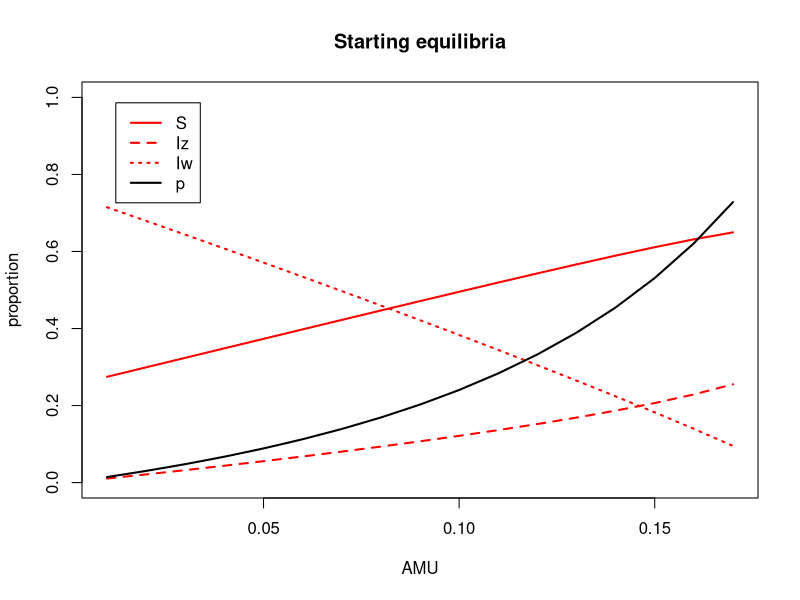
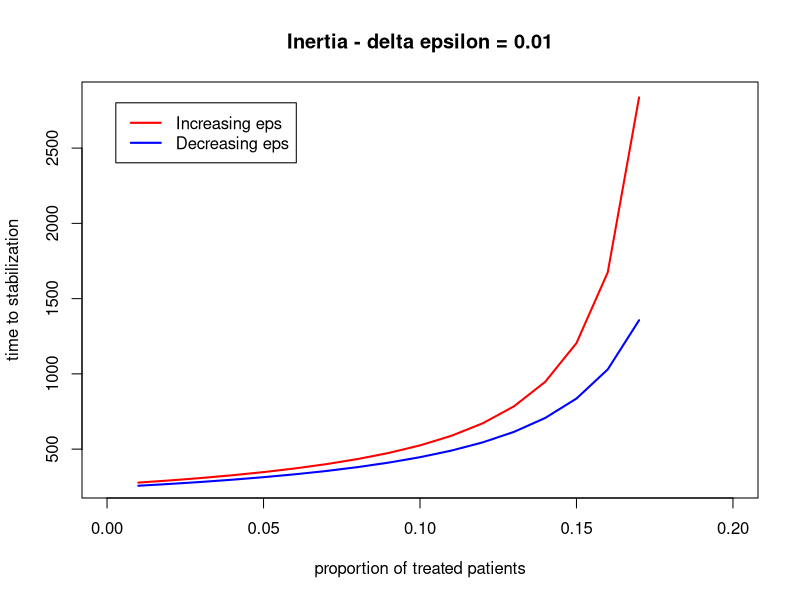
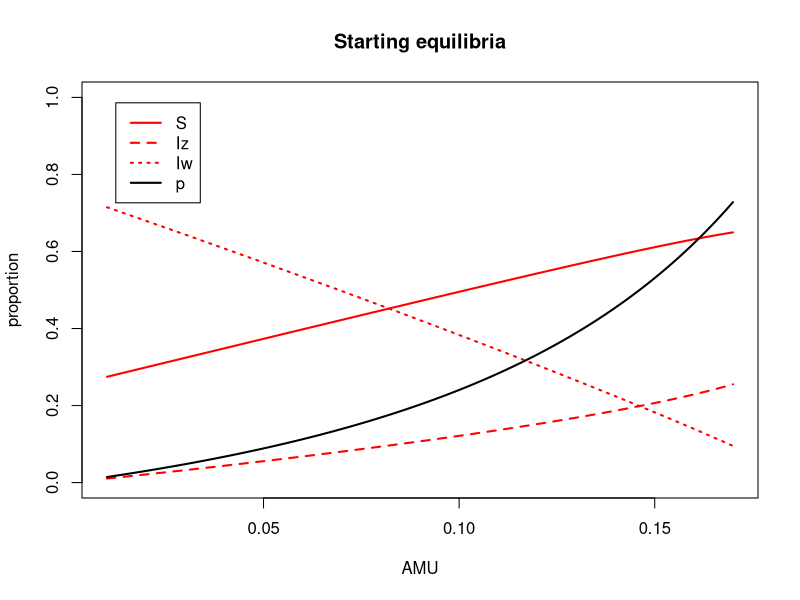
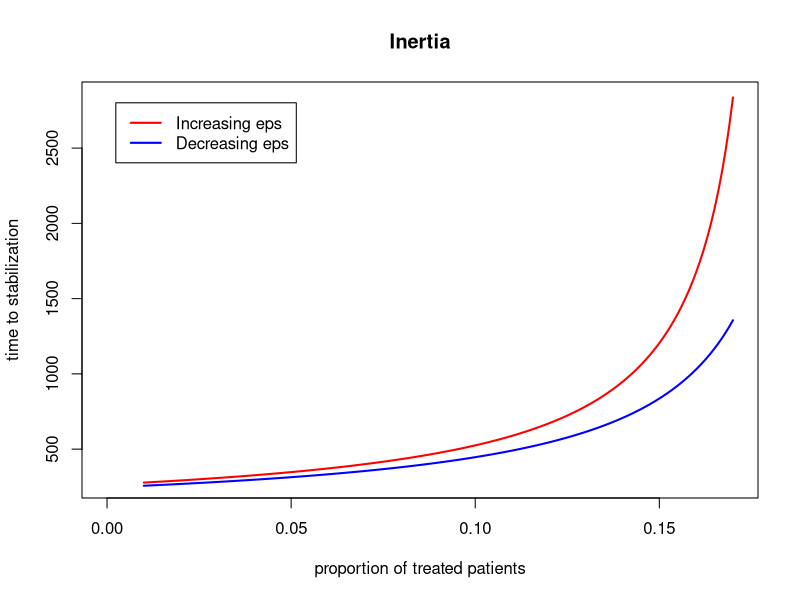
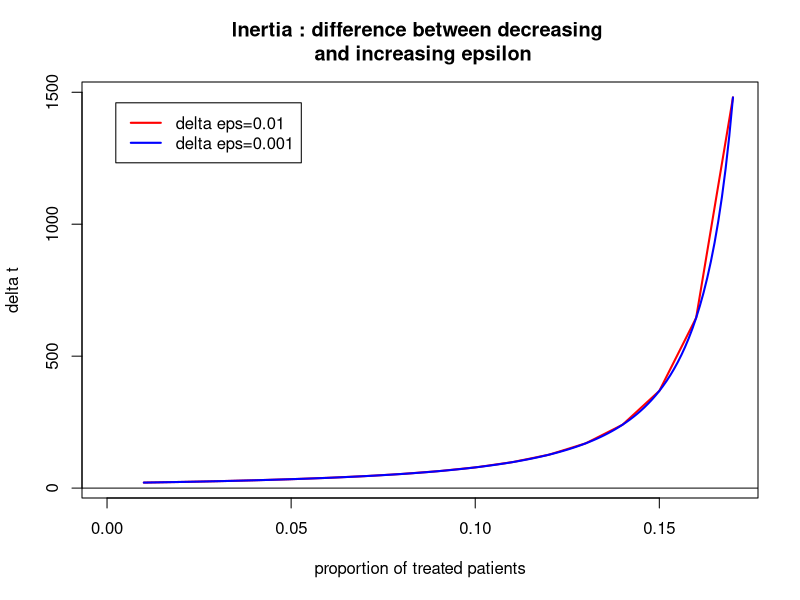
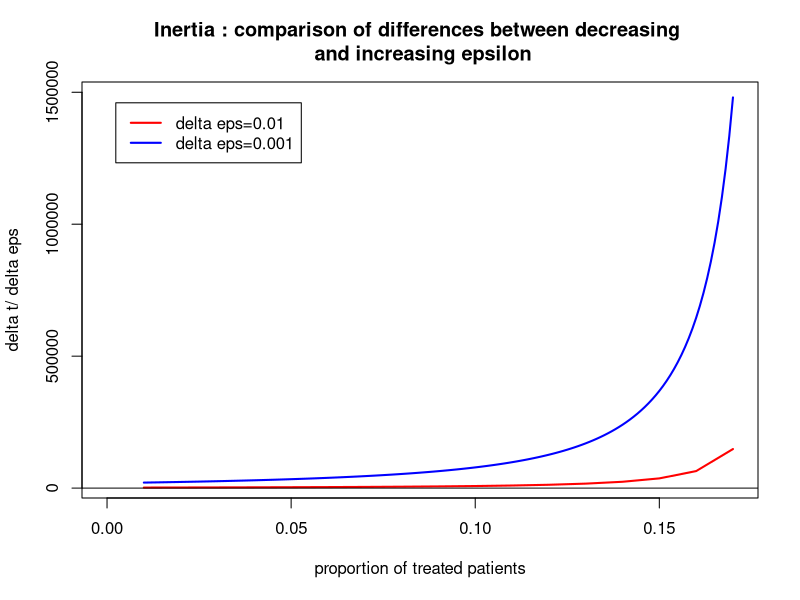

Source code (R) for these figures, in order:
## ---- chunk 1
library(deSolve)


options("scipen" = 10)

# initial state:
N <- 1
prop <- 0.01 #initial value of Iw and Iz

# time:
a <- 200000 #time span
m <- 1 #time step



# parameters
pbeta_w <- 0.04 #transmission parameter of Iw
pbeta_z <- 0.015 #transmission parameter of Iz

pgammaa <- 0.01 #innate recovery rate
pgamma_tilt <- 0.1 #recovery rate of Iw when treated by antibiotics


prho <- 0.05 #probability of clinical failure

#epsilon change over time

peps <- 0 #initial value of the ratio of treated patients
delta_eps <- 0.01
pepsi_start <- seq(0.01,0.17,by=delta_eps) #initial values of epsilon


pepsi_1 <- pepsi_start
delta_eps1 <- delta_eps

conv_crit <- 0.000001

## ---- chunk 2
parameters <- c(beta_w=pbeta_w, beta_z=pbeta_z, gamma=pgammaa, gamma_prim=pgamma_tilt, eps=peps, rho=prho)

state <- c(S=1-2*prop, Iw=prop, Iz=prop)

times=seq(0, a, by=m)

SIS=function(times, state, parameters){
  with(as.list(c(state,parameters)),
       { 
         dS = - beta_w*Iw*S - beta_z*Iz*S + gamma*(1-eps)*Iw + gamma_prim*eps*Iw + gamma*Iz
        dIw = beta_w*Iw*S + (1-eps)*beta_w*Iw*Iz - eps*beta_z*Iz*Iw - rho*eps*Iw - gamma*(1-eps)*Iw - gamma_prim*eps*Iw
        dIz = beta_z*Iz*S + eps*beta_z*Iz*Iw + rho*eps*Iw - (1-eps)*beta_w*Iw*Iz - gamma*Iz
        
        
        list(c(dS, dIw, dIz))
       })
}


parameters <- c(beta_w=pbeta_w, beta_z=pbeta_z, gamma=pgammaa, gamma_prim=pgamma_tilt, eps=peps, rho=prho)

state <- c(S=1-2*prop, Iw=prop, Iz=prop)

times <- seq(0, a, by=m)


root_main=function(times, state, parameters){
  dstate <- unlist(SIS(times, state, parameters))
  sum(abs(dstate)) - conv_crit
  }

exploit_param_eps=function(x) {
  parameters[5] <- x
  out <- lsodar(func=SIS, y=state, parms=parameters, times=times, rootfunc=root_main)
  return(tail(out, n=1))
  }

steady_eps <- do.call(rbind, lapply(pepsi_start, exploit_param_eps))
steady_eps <- unlist(steady_eps)

steady_time_eps <- steady_eps[,1]
steady_S_eps <- steady_eps[,2]
steady_Iw_eps <- steady_eps[,3]
steady_Iz_eps <- steady_eps[,4]
steady_p_eps <- steady_eps[,4]/(steady_eps[,4]+steady_eps[,3])

table_ss <- cbind(steady_S_eps, steady_Iw_eps, steady_Iz_eps, seq(0.01, 0.17, by=delta_eps))
## ---- chunk 3
plot(pepsi_start, steady_Iz_eps, main="Starting equilibria", xlab="AMU", ylab="proportion", ylim=c(0,1), lty=2, lwd=2, type="l", col='red')
lines(pepsi_start, steady_Iw_eps, lty=3, lwd=2, type='l', col='red')
lines(pepsi_start, steady_S_eps, lty=1, lwd=2, type='l', col='red')
lines(pepsi_start, steady_p_eps, lty=1, lwd=2, type='l', col='black')


legend("topleft" , inset=.05, c("S", "Iz", "Iw", "p"), lty=c(1,2,3,1), lwd=c(2,2,2,2), col=c(rep('red',3), 'black'))
## ---- chunk 4

out_up <- rep(0,4)

for (i in 1:nrow(table_ss)) {
  parameters <- c(beta_w=pbeta_w, beta_z=pbeta_z, gamma=pgammaa, gamma_prim=pgamma_tilt, eps=peps, rho=prho)
  state <- c(S=1-2*prop, Iw=prop, Iz=prop)
  parameters[5] <- table_ss[i,4] + 0.01
  state[1] <- table_ss[i,1]
  state[2] <- table_ss[i,2]
  state[3] <- table_ss[i,3]
  out <- lsodar(func=SIS, y=state, parms=parameters, times=times, rootfunc=root_main)
  out_up <- rbind(out_up, tail(out,1))
}

out_down <- rep(0,4)

for (i in 1:nrow(table_ss)) {
  parameters <- c(beta_w=pbeta_w, beta_z=pbeta_z, gamma=pgammaa, gamma_prim=pgamma_tilt, eps=peps, rho=prho)
  state <- c(S=1-2*prop, Iw=prop, Iz=prop)
  parameters[5] <- table_ss[i,4] - 0.01
  state[1] <- table_ss[i,1]
  state[2] <- table_ss[i,2]
  state[3] <- table_ss[i,3]
  out <- lsodar(func=SIS, y=state, parms=parameters, times=times, rootfunc=root_main)
  out_down <- rbind(out_down, tail(out,1))
}



## ---- chunk 5


time_up <- out_up[2:nrow(out_up),1]

time_down <- out_down[2:nrow(out_down),1]

pepsi_change <- seq(0.01, 0.17, by=delta_eps)

plot(pepsi_change, time_up, main="Inertia - delta epsilon = 0.01", xlab="proportion of treated patients", ylab="time to stabilization", lwd=2, col='red', type='l', xlim=c(0,0.20))
lines(pepsi_change, time_down, lwd=2, col='blue', type='l')

legend("topleft" , inset=.05, c("Increasing eps", "Decreasing eps"), lwd=c(2,2), col=c('red', 'blue'))

time_up1 <- time_up

time_down1 <- time_down
## ---- chunk 6
library(deSolve)


options("scipen" = 10)

# initial state:
N <- 1
prop <- 0.01 #initial value of Iw and Iz

# time:
a <- 200000 #time span
m <- 1 #time step



# parameters
pbeta_w <- 0.04 #transmission parameter of Iw
pbeta_z <- 0.015 #transmission parameter of Iz

pgammaa <- 0.01 #innate recovery rate
pgamma_tilt <- 0.1 #recovery rate of Iw when treated by antibiotics


prho <- 0.05 #probability of clinical failure

#epsilon change over time

peps <- 0 #initial value of the ratio of treated patients
delta_eps <- 0.001
pepsi_start <- seq(0.01,0.17,by=delta_eps) #initial values of epsilon


pepsi2 <- pepsi_start
delta_eps2 <- delta_eps


conv_crit <- 0.000001

## ---- chunk 7
parameters <- c(beta_w=pbeta_w, beta_z=pbeta_z, gamma=pgammaa, gamma_prim=pgamma_tilt, eps=peps, rho=prho)

state <- c(S=1-2*prop, Iw=prop, Iz=prop)

times=seq(0, a, by=m)

SIS=function(times, state, parameters){
  with(as.list(c(state,parameters)),
       { 
         dS = - beta_w*Iw*S - beta_z*Iz*S + gamma*(1-eps)*Iw + gamma_prim*eps*Iw + gamma*Iz
        dIw = beta_w*Iw*S + (1-eps)*beta_w*Iw*Iz - eps*beta_z*Iz*Iw - rho*eps*Iw - gamma*(1-eps)*Iw - gamma_prim*eps*Iw
        dIz = beta_z*Iz*S + eps*beta_z*Iz*Iw + rho*eps*Iw - (1-eps)*beta_w*Iw*Iz - gamma*Iz
        
        
        list(c(dS, dIw, dIz))
       })
}


parameters <- c(beta_w=pbeta_w, beta_z=pbeta_z, gamma=pgammaa, gamma_prim=pgamma_tilt, eps=peps, rho=prho)

state <- c(S=1-2*prop, Iw=prop, Iz=prop)

times <- seq(0, a, by=m)


root_main=function(times, state, parameters){
  dstate <- unlist(SIS(times, state, parameters))
  sum(abs(dstate)) - conv_crit
  }

exploit_param_eps=function(x) {
  parameters[5] <- x
  out <- lsodar(func=SIS, y=state, parms=parameters, times=times, rootfunc=root_main)
  return(tail(out, n=1))
  }

steady_eps <- do.call(rbind, lapply(pepsi_start, exploit_param_eps))
steady_eps <- unlist(steady_eps)

steady_time_eps <- steady_eps[,1]
steady_S_eps <- steady_eps[,2]
steady_Iw_eps <- steady_eps[,3]
steady_Iz_eps <- steady_eps[,4]
steady_p_eps <- steady_eps[,4]/(steady_eps[,4]+steady_eps[,3])

table_ss <- cbind(steady_S_eps, steady_Iw_eps, steady_Iz_eps, seq(0.01,0.17,by=delta_eps))
## ---- chunk 8
plot(pepsi_start, steady_Iz_eps, main="Starting equilibria", xlab="AMU", ylab="proportion", ylim=c(0,1), lty=2, lwd=2, type="l", col='red')
lines(pepsi_start, steady_Iw_eps, lty=3, lwd=2, type='l', col='red')
lines(pepsi_start, steady_S_eps, lty=1, lwd=2, type='l', col='red')
lines(pepsi_start, steady_p_eps, lty=1, lwd=2, type='l', col='black')


legend("topleft" , inset=.05, c("S", "Iz", "Iw", "p"), lty=c(1,2,3,1), lwd=c(2,2,2,2), col=c(rep('red',3), 'black'))
## ---- chunk 9

out_up <- rep(0,4)

for (i in 1:nrow(table_ss)) {
  parameters <- c(beta_w=pbeta_w, beta_z=pbeta_z, gamma=pgammaa, gamma_prim=pgamma_tilt, eps=peps, rho=prho)
  state <- c(S=1-2*prop, Iw=prop, Iz=prop)
  parameters[5] <- table_ss[i,4] + 0.01
  state[1] <- table_ss[i,1]
  state[2] <- table_ss[i,2]
  state[3] <- table_ss[i,3]
  out <- lsodar(func=SIS, y=state, parms=parameters, times=times, rootfunc=root_main)
  out_up <- rbind(out_up, tail(out,1))
}

out_down <- rep(0,4)

for (i in 1:nrow(table_ss)) {
  parameters <- c(beta_w=pbeta_w, beta_z=pbeta_z, gamma=pgammaa, gamma_prim=pgamma_tilt, eps=peps, rho=prho)
  state <- c(S=1-2*prop, Iw=prop, Iz=prop)
  parameters[5] <- table_ss[i,4] - 0.01
  state[1] <- table_ss[i,1]
  state[2] <- table_ss[i,2]
  state[3] <- table_ss[i,3]
  out <- lsodar(func=SIS, y=state, parms=parameters, times=times, rootfunc=root_main)
  out_down <- rbind(out_down, tail(out,1))
}



## ---- chunk 10


time_up <- out_up[2:nrow(out_up),1]

time_down <- out_down[2:nrow(out_down),1]

pepsi_change <- seq(0.01, 0.17, by=delta_eps)

plot(pepsi_change, time_up, main="Inertia", xlab="proportion of treated patients", ylab="time to stabilization", lwd=2, col='red', type='l', xlim=c(0,0.17))
lines(pepsi_change, time_down, lwd=2, col='blue', type='l')

legend("topleft" , inset=.05, c("Increasing eps", "Decreasing eps"), lwd=c(2,2), col=c('red', 'blue'))

time_up2 <- time_up
time_down2 <- time_down


## ---- chunk 11



diff_1 <- time_up1 - time_down1
epsx1 <- seq(0.01, 0.17, by=0.01)


diff_2 <- time_up2 - time_down2
epsx2 <- seq(0.01, 0.17, by=0.001)


plot(epsx1, diff_1, main="Inertia : difference between decreasing \n and increasing epsilon", xlab="proportion of treated patients", ylab="delta t", lwd=2, col='red', type='l', xlim=c(0,0.17))
lines(epsx2, diff_2, lwd=2, col='blue', type='l')
abline(h=0, col='black')

legend("topleft" , inset=.05, c("delta eps=0.01", "delta eps=0.001"), lwd=c(2,2), col=c('red', 'blue'))
## ---- chunk 12



diff_1_same_metrics <- diff_1/delta_eps1
epsx1 <- seq(0.01, 0.17, by=delta_eps1)


diff_2_same_metrics <- diff_2/delta_eps2
epsx2 <- seq(0.01, 0.17, by=delta_eps2)


plot(epsx2, diff_2_same_metrics, main="Inertia : comparison of differences between decreasing \n and increasing epsilon", xlab="proportion of treated patients", ylab="delta t/ delta eps", lwd=2, col='blue', type='l', xlim=c(0,0.17))
lines(epsx1, diff_1_same_metrics, lwd=2, col='red', type='l')
abline(h=0, col='black')

legend("topleft" , inset=.05, c("delta eps=0.01", "delta eps=0.001"), lwd=c(2,2), col=c('red', 'blue'))
